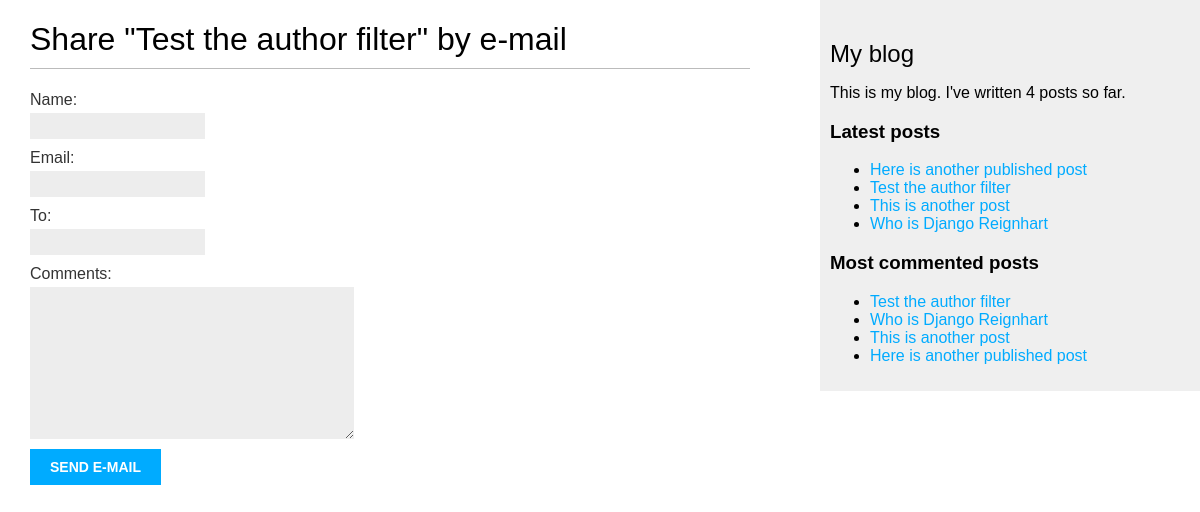
The app's page /blog/3/share/, older data.
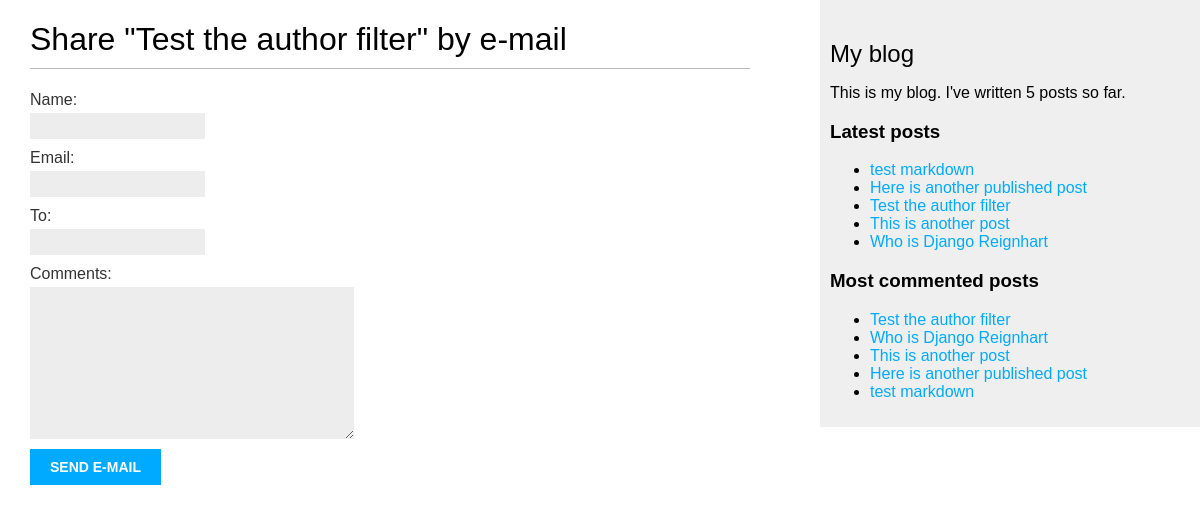
The same page, newer data.
### blog/models.py (models this page shows, shortened)
class Post(models.Model):
    STATUS_CHOICES = (
        ('draft', 'Draft'),
        ('published', 'Published'),
    )
    title = models.CharField(max_length=250)
    slug = models.SlugField(max_length=250, unique_for_date='publish')
    author = models.ForeignKey(User, related_name='blog_posts', on_delete=models.CASCADE)
    body = models.TextField()
    publish = models.DateTimeField(default=timezone.now)
    created = models.DateTimeField(auto_now_add=True)
    status = models.CharField(max_length=10, choices=STATUS_CHOICES, default='draft')
    tags = TaggableManager(blank=True)
    objects = models.Manager() # the default manager
    published = PublishedManager() # our custom manager
    class Meta:
        ordering = ('-publish',)
    def get_absolute_url(self):
        return reverse('blog:post_detail',
                       args=[self.publish.year,
                             self.publish.strftime('%m'),
                             self.publish.strftime('%d'),
                             self.slug])

### blog/views.py (the view)
# urls.py: url(r'^(?P<post_id>\d+)/share/$', views.post_share,
def post_share(request, post_id):
    post = get_object_or_404(Post, id=post_id, status='published')
    sent = False
    if request.method == 'POST':
        form = EmailPostForm(request.POST)
        if form.is_valid():
            cd = form.cleaned_data
            post_url = request.build_absolute_uri(
                                           post.get_absolute_url())
            subject = '{} ({}) recommends you reading "{}"'.format(
                cd['name'], cd['email'], post.title)
            message = 'Read "{}" at {}\n\n{}\'s comments: {}'.format(
                post.title, post_url, cd['name'], cd['comments'])
            sent = True
    else:
        cd = None
        form = EmailPostForm()
    return render(request, 'blog/post/share.html',
                  {'post': post,
                   'form': form,
                   'cd': cd,
                   'sent': sent})

### blog/forms.py
class EmailPostForm(forms.Form):
    name = forms.CharField(max_length=25)
    email = forms.EmailField()
    to = forms.EmailField()
    comments = forms.CharField(required=False, widget=forms.Textarea)

### blog/models.py (called while the page is built)
    def get_queryset(self):
        return super(PublishedManager,
          self).get_queryset()\
               .filter(status='published')

### blog/templatetags/blog_tags.py (called while the page is built)
@register.simple_tag
def total_posts():
    return Post.published.count()

@register.inclusion_tag('blog/post/latest_posts.html')
def show_latest_posts(count=5):
    latest_posts = Post.published.order_by('-publish')[:count]
    return {'latest_posts': latest_posts}

@register.simple_tag
def get_most_commented_posts(count=5):
    return Post.published.annotate(
               total_comments=Count('comments')
            ).order_by('-total_comments')[:count]

### blog/templates/blog/post/share.html (shortened to what this page needs)
{% extends 'blog/base.html' %}
{% block content %}
  {% if sent %}
    <h1>E-mail successfully sent</h1>
    <p>
      "{{post.title}}" was successfully sent to {{cd.to}}.
    </p>
  {% else %}
    <h1>Share "{{post.title}}" by e-mail</h1>
    <form = action="" method="post">
      {{ form.as_p }}
      <input type="submit" value="Send e-mail">
    </form>
  {% endif %}
{% endblock %}

### blog/templates/blog/base.html (shortened to what this page needs)
{% load blog_tags %}
{% load staticfiles %}
<!DOCTYPE html>
<html>
<head>
  <link href="{%static "css/blog.css" %}" rel="stylesheet">
</head>
<body>
   <div id="content">
     {% block content %}
     {% endblock %}
   </div>
   <div id="sidebar">
     <h2>My blog</h2>
     {% total_posts as post_count %}
       <p>This is my blog. I've written {{ post_count }} post{{ post_count|pluralize }} so far.</p>
     <h3>Latest posts</h3>
     {% show_latest_posts %}
     <h3>Most commented posts</h3>
     {% get_most_commented_posts as most_commented_posts %}
     <ul>
     {% for post in most_commented_posts %}
       <li>
         <a href="{{post.get_absolute_url}}">{{post.title}}</a>
       </li>
     {% endfor %}
     </ul>
   </div>
</body>

### blog/templates/blog/post/latest_posts.html
<ul>
{% for post in latest_posts %}
  <li>
    <a href="{{post.get_absolute_url}}">{{post.title}}</a>
  </li>
 {% endfor %}
</ul>

Row changes from the older to the newer data that the page shows:
added Post: title "test markdown"
Text that changed along with them:
{{ post_count }}: "4" → "5"
